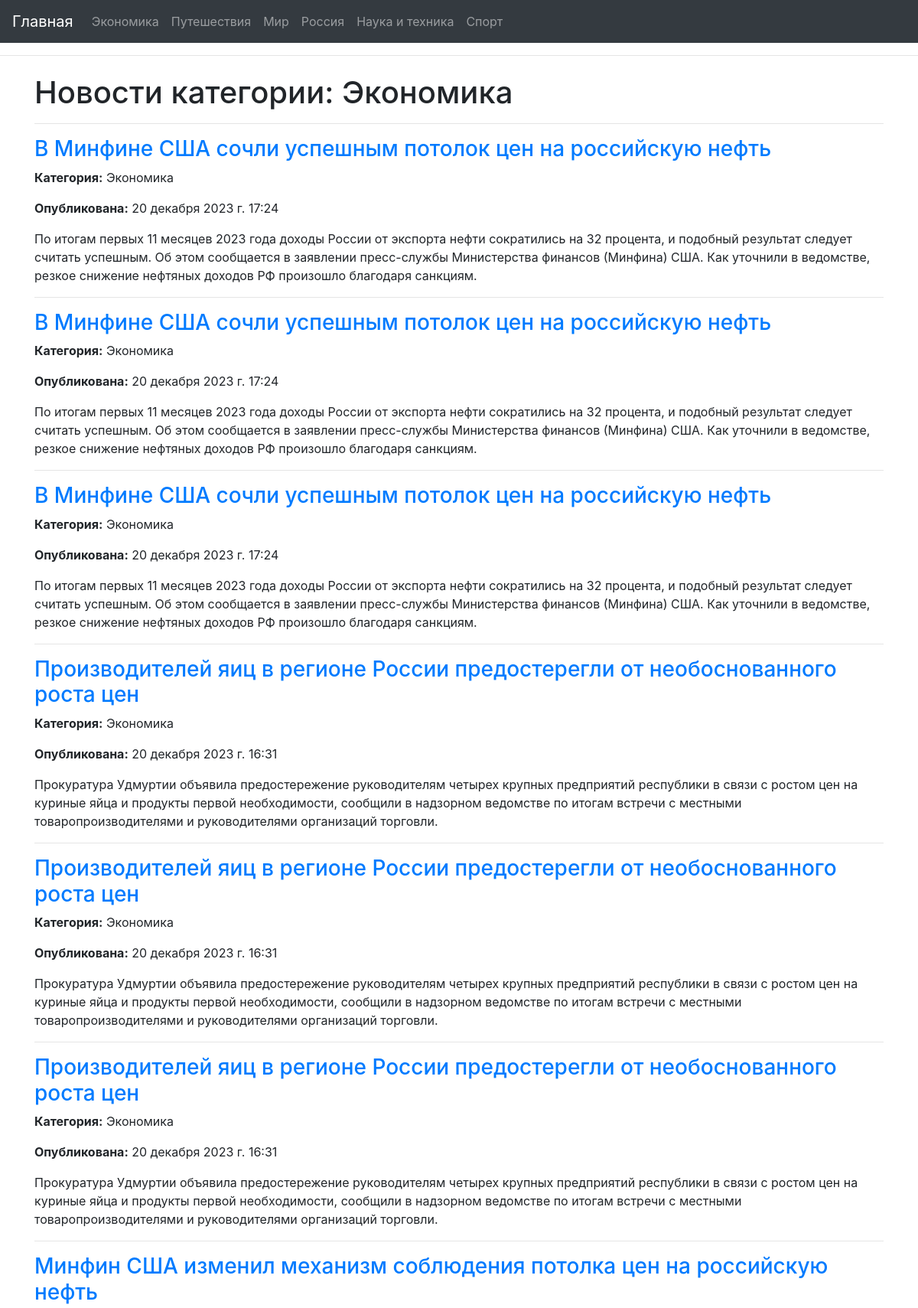
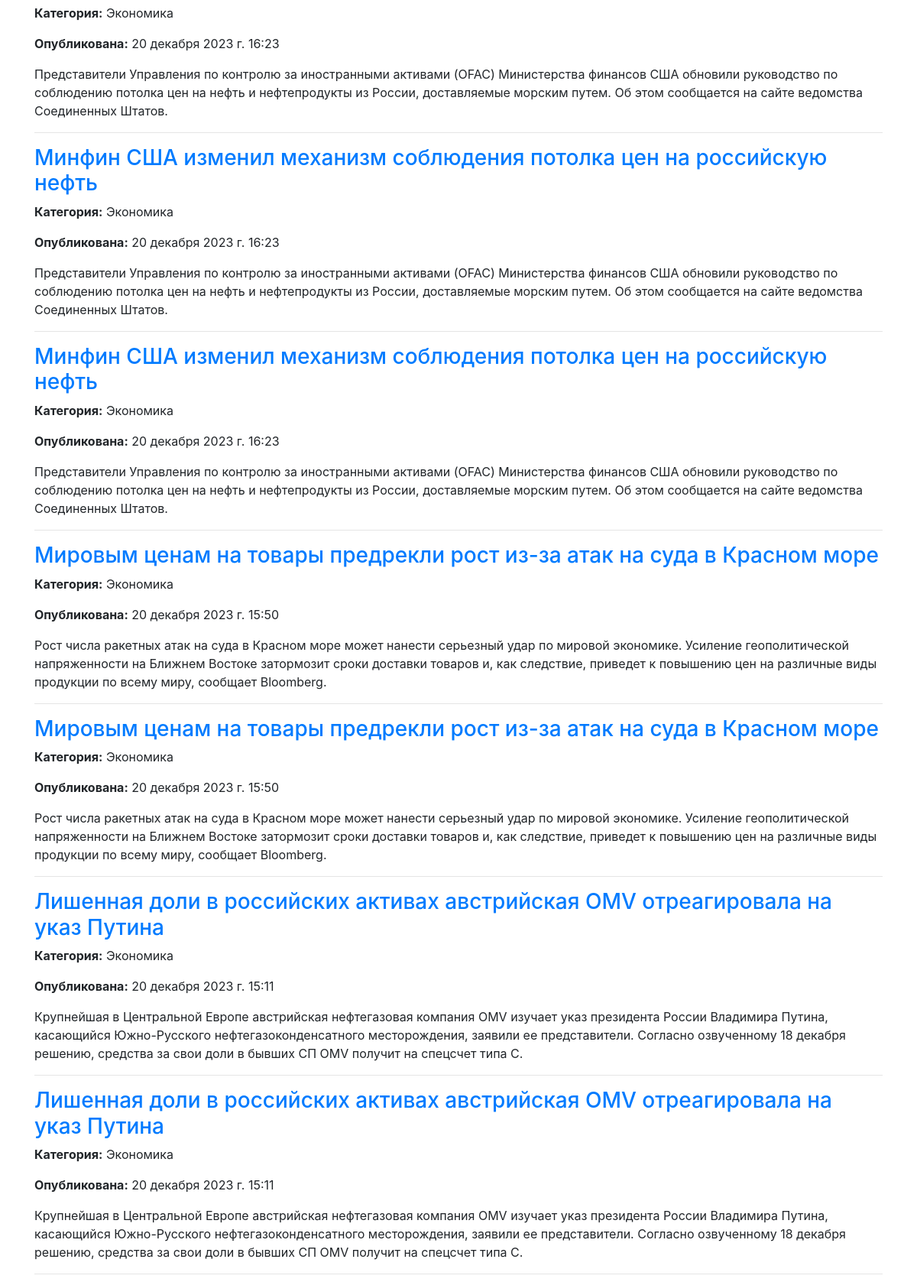
The app's page /news/economics/?page=2 (upper part) with its own data (2 pictures, top to bottom).
### newsapp/models.py (models this page shows, shortened)
class News(models.Model):
    title = models.CharField(max_length=200)
    link = models.URLField()
    summary = models.TextField()
    published = models.DateTimeField()
    category = models.CharField(max_length=100)

### newsapp/views.py (the view)
# urls.py: path('news/<str:category>/', views.news_by_category, name='news_by_category'),
def news_by_category(request, category):
    categories_dict = {'travel': 'Путешествия',
                       'world': 'Мир',
                       'economics': 'Экономика',
                       'russia': 'Россия',
                       'tech': 'Наука и техника',
                       'sport': 'Спорт',
                       'internet': 'Интернет и СМИ'}
    category = categories_dict.get(category)
    all_news = News.objects.filter(category=category).order_by('-published')
    paginator = Paginator(all_news, 20)
    page = request.GET.get('page', 1)
    try:
        news = paginator.page(page)
    except PageNotAnInteger:
        news = paginator.page(1)
    except EmptyPage:
        news = paginator.page(paginator.num_pages)
    return render(request, 'newsapp/category.html', {'news': news, 'category': category})

### templates/newsapp/category.html (shortened to what this page needs)
{% extends 'newsapp/base.html' %}
{% block content %}
  <h1>Новости категории: {{ category }}</h1>
<hr>
  {% for new in news %}
    <div class="news-item">
      <h3><a href="{{ new.link }}" target="_blank">{{ new.title }}</a></h3>
      <p><strong>Категория:</strong> {{ new.category }}</p>
      <p><strong>Опубликована:</strong> {{ new.published }}</p>
      <p>{{ new.summary }}</p>
    </div>
    <hr>
  {% endfor %}
{% endblock %}

### records on screen
News: title "В Минфине США сочли успешным потолок цен на российскую нефть", category "Экономика", published "20 декабря 2023 г. 17:24", summary "По итогам первых 11 месяцев 2023 года доходы России от экспорта нефти сократились на 32 процента, и подобный результат следует считать успешным. Об этом сообщается в заявлении пресс-службы Министерства финансов (Минфина) США. Как уточнили в ведомстве, резкое снижение нефтяных доходов РФ произошло благодаря санкциям."
News: title "В Минфине США сочли успешным потолок цен на российскую нефть", category "Экономика", published "20 декабря 2023 г. 17:24", summary "По итогам первых 11 месяцев 2023 года доходы России от экспорта нефти сократились на 32 процента, и подобный результат следует считать успешным. Об этом сообщается в заявлении пресс-службы Министерства финансов (Минфина) США. Как уточнили в ведомстве, резкое снижение нефтяных доходов РФ произошло благодаря санкциям."
News: title "В Минфине США сочли успешным потолок цен на российскую нефть", category "Экономика", published "20 декабря 2023 г. 17:24", summary "По итогам первых 11 месяцев 2023 года доходы России от экспорта нефти сократились на 32 процента, и подобный результат следует считать успешным. Об этом сообщается в заявлении пресс-службы Министерства финансов (Минфина) США. Как уточнили в ведомстве, резкое снижение нефтяных доходов РФ произошло благодаря санкциям."
News: title "Производителей яиц в регионе России предостерегли от необоснованного роста цен", category "Экономика", published "20 декабря 2023 г. 16:31", summary "Прокуратура Удмуртии объявила предостережение руководителям четырех крупных предприятий республики в связи с ростом цен на куриные яйца и продукты первой необходимости, сообщили в надзорном ведомстве по итогам встречи с местными товаропроизводителями и руководителями организаций торговли."
News: title "Производителей яиц в регионе России предостерегли от необоснованного роста цен", category "Экономика", published "20 декабря 2023 г. 16:31", summary "Прокуратура Удмуртии объявила предостережение руководителям четырех крупных предприятий республики в связи с ростом цен на куриные яйца и продукты первой необходимости, сообщили в надзорном ведомстве по итогам встречи с местными товаропроизводителями и руководителями организаций торговли."
News: title "Производителей яиц в регионе России предостерегли от необоснованного роста цен", category "Экономика", published "20 декабря 2023 г. 16:31", summary "Прокуратура Удмуртии объявила предостережение руководителям четырех крупных предприятий республики в связи с ростом цен на куриные яйца и продукты первой необходимости, сообщили в надзорном ведомстве по итогам встречи с местными товаропроизводителями и руководителями организаций торговли."
News: title "Минфин США изменил механизм соблюдения потолка цен на российскую нефть", category "Экономика", published "20 декабря 2023 г. 16:23", summary "Представители Управления по контролю за иностранными активами (OFAC) Министерства финансов США обновили руководство по соблюдению потолка цен на нефть и нефтепродукты из России, доставляемые морским путем. Об этом сообщается на сайте ведомства Соединенных Штатов."
News: title "Минфин США изменил механизм соблюдения потолка цен на российскую нефть", category "Экономика", published "20 декабря 2023 г. 16:23", summary "Представители Управления по контролю за иностранными активами (OFAC) Министерства финансов США обновили руководство по соблюдению потолка цен на нефть и нефтепродукты из России, доставляемые морским путем. Об этом сообщается на сайте ведомства Соединенных Штатов."
News: title "Минфин США изменил механизм соблюдения потолка цен на российскую нефть", category "Экономика", published "20 декабря 2023 г. 16:23", summary "Представители Управления по контролю за иностранными активами (OFAC) Министерства финансов США обновили руководство по соблюдению потолка цен на нефть и нефтепродукты из России, доставляемые морским путем. Об этом сообщается на сайте ведомства Соединенных Штатов."
News: title "Мировым ценам на товары предрекли рост из-за атак на суда в Красном море", category "Экономика", published "20 декабря 2023 г. 15:50", summary "Рост числа ракетных атак на суда в Красном море может нанести серьезный удар по мировой экономике. Усиление геополитической напряженности на Ближнем Востоке затормозит сроки доставки товаров и, как следствие, приведет к повышению цен на различные виды продукции по всему миру, сообщает Bloomberg."
News: title "Мировым ценам на товары предрекли рост из-за атак на суда в Красном море", category "Экономика", published "20 декабря 2023 г. 15:50", summary "Рост числа ракетных атак на суда в Красном море может нанести серьезный удар по мировой экономике. Усиление геополитической напряженности на Ближнем Востоке затормозит сроки доставки товаров и, как следствие, приведет к повышению цен на различные виды продукции по всему миру, сообщает Bloomberg."
News: title "Лишенная доли в российских активах австрийская OMV отреагировала на указ Путина", category "Экономика", published "20 декабря 2023 г. 15:11", summary "Крупнейшая в Центральной Европе австрийская нефтегазовая компания OMV изучает указ президента России Владимира Путина, касающийся Южно-Русского нефтегазоконденсатного месторождения, заявили ее представители. Согласно озвученному 18 декабря решению, средства за свои доли в бывших СП OMV получит на спецсчет типа С."
News: title "Лишенная доли в российских активах австрийская OMV отреагировала на указ Путина", category "Экономика", published "20 декабря 2023 г. 15:11", summary "Крупнейшая в Центральной Европе австрийская нефтегазовая компания OMV изучает указ президента России Владимира Путина, касающийся Южно-Русского нефтегазоконденсатного месторождения, заявили ее представители. Согласно озвученному 18 декабря решению, средства за свои доли в бывших СП OMV получит на спецсчет типа С."

### other values on screen
{{ category }} "Экономика"
